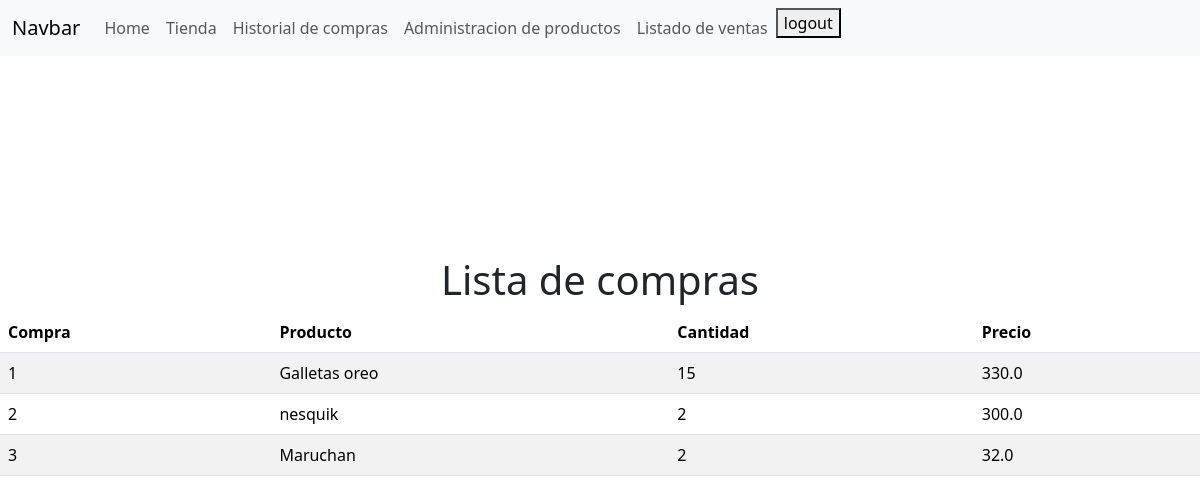
/comprar/listaCompras (signed in), run on an earlier commit of the app's database.
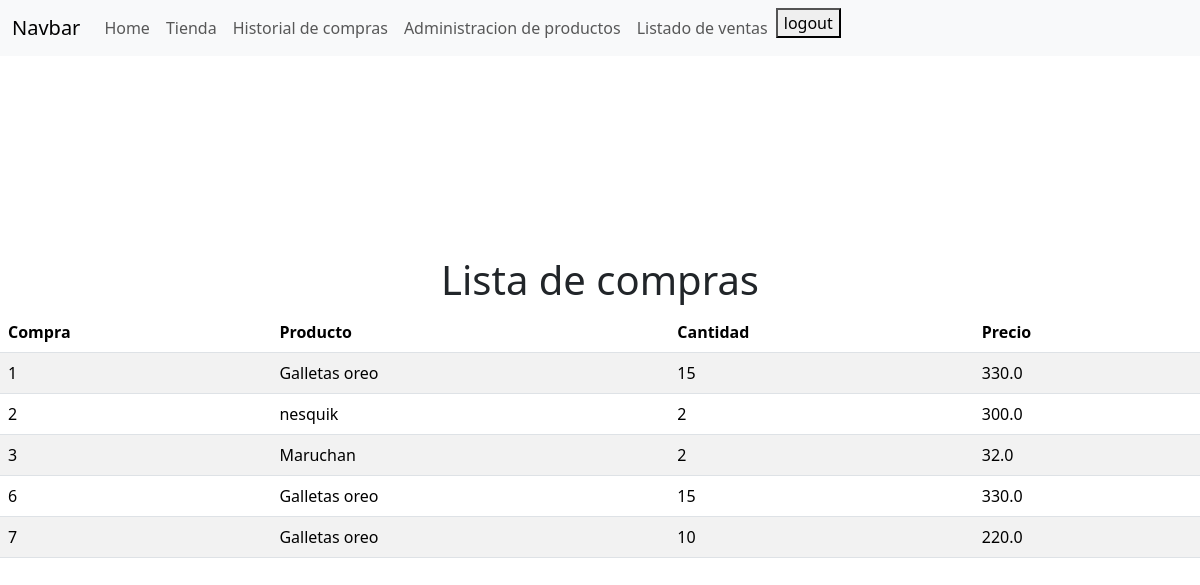
And on a later commit of the database.
### comprasApp/models.py (models this page shows, shortened)
class Compra(models.Model):
    cantidad = models.IntegerField()
    precio = models.FloatField()
    producto = models.ForeignKey(Producto, on_delete=models.CASCADE, null = False, related_name = "compras_producto")
    cliente = models.ForeignKey(User, on_delete=models.CASCADE, null= False, related_name= "compras_cliente")

### productosApp/models.py (models this page shows, shortened)
class Producto(models.Model):
    nombre = models.TextField(max_length=50)
    precio = models.FloatField()
    imagen = models.ImageField(upload_to='imagenes/', null= True, blank= True)
    class Meta:
        permissions = [("comprar_productos", "puede comprar productos"), ("administrador", "puede editar y agregar productos")]

### comprasApp/views.py (the view, shortened to what this page needs)
# urls.py: path('listaCompras', login_required(Vista_lista_compras.as_view()), name= "listaCompras"),
class Vista_lista_compras(PermissionRequiredMixin, TemplateView):
    permission_required = 'productosApp.comprar_productos'
    template_name = 'listaCompras.html'
    def get_context_data(self):
        compras = Compra.objects.filter(cliente = self.request.user.id)
        return {
            'compras': compras
        }

### comprasApp/templates/listaCompras.html
{%extends "base.html"%}
{% load static %}
    {%block content%}
    <div style= "margin-top: 200px;">
        <h1 class="text-center">Lista de compras</h1>
        <table class= "table table-striped">
            <thead>
                <th>Compra</th>
                <th>Producto</th>
                <th>Cantidad</th>
                <th>Precio</th>
            </thead>
            <tbody>
                {%for compra in compras %}
                    <tr>
                        <td>{{compra.id}}</td>
                        <td>{{compra.producto.nombre}}</td>
                        <td>{{compra.cantidad}}</td>
                        <td>{{compra.precio}}</td>
                    </tr>
                {%endfor%}
        </table>
    </div>
    {%endblock content%}

What changed in the data, as far as the page shows it:
added Compra: id "6", producto.nombre "Galletas oreo", cantidad "15", precio "330.0"
added Compra: id "7", producto.nombre "Galletas oreo", cantidad "10", precio "220.0"
